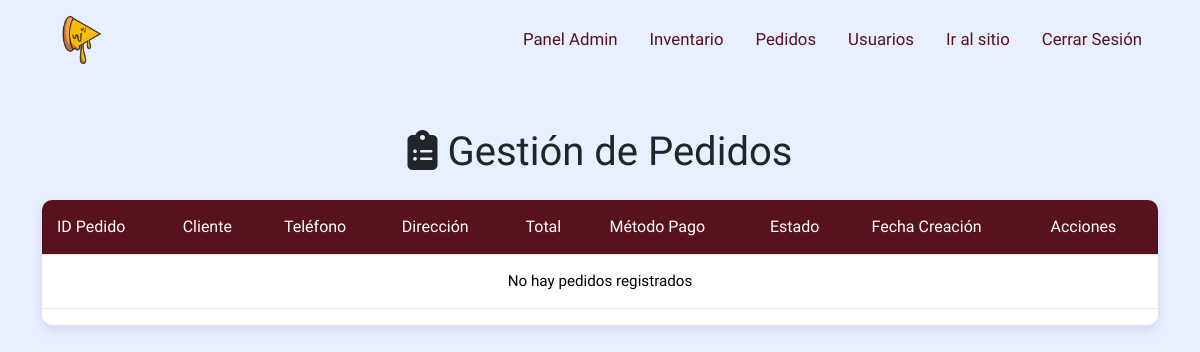
Page /pedidos.php (signed in) on the earlier database version.
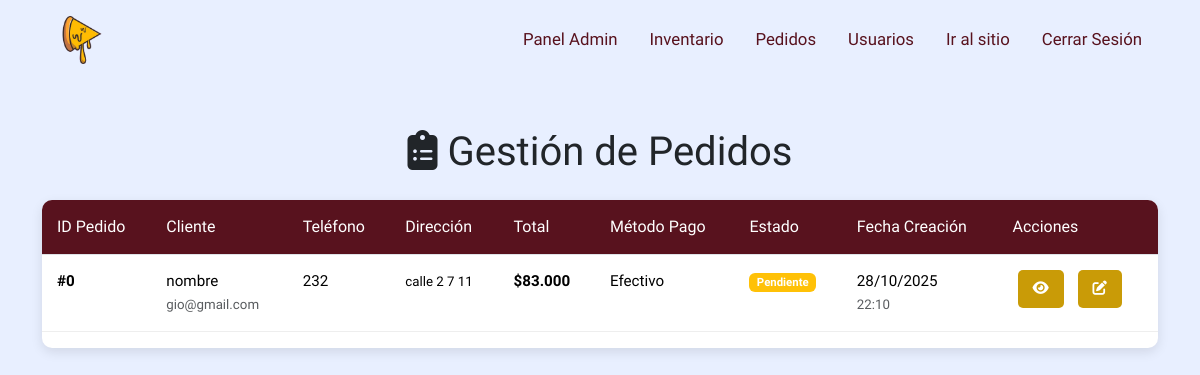
Same page on the later database version.
### tables this page shows
CREATE TABLE `pedidos` (
  `id_pedido` int(11) NOT NULL,
  `id_user` int(11) NOT NULL,
  `nombre_cliente` varchar(100) NOT NULL,
  `telefono_cliente` varchar(20) NOT NULL,
  `direccion_entrega` varchar(255) NOT NULL,
  `total` decimal(10,2) NOT NULL,
  `estado_pedido` enum('Pendiente','En Preparacion','En Camino','Entregado','Cancelado') DEFAULT 'Pendiente',
  `metodo_pago` varchar(50) DEFAULT 'Efectivo',
  `estado_pago` enum('Pendiente','Procesando','Completado','Fallido') DEFAULT 'Pendiente',
  `transaccion_pago` varchar(255) DEFAULT NULL,
  `fecha_creacion` timestamp NOT NULL DEFAULT current_timestamp(),
  `fecha_entrega` timestamp NULL DEFAULT NULL
);

CREATE TABLE `usuarios` (
  `id_user` int(11) NOT NULL,
  `nombre_usuario` varchar(100) NOT NULL,
  `apellido_usuario` varchar(100) NOT NULL,
  `email` varchar(50) NOT NULL,
  `contrasena` varchar(100) NOT NULL,
  `rol` int(11) DEFAULT NULL,
  `telefono` varchar(20) NOT NULL,
  `direccion` varchar(100) NOT NULL,
  `fecha_registro` timestamp NOT NULL DEFAULT current_timestamp()
);

### pedidos.php (the view, shortened to what the changed rows need)
<?php
include('libs.php');
$mysqli = bd_conection();
$sql_pedidos = "SELECT p.*, u.nombre_usuario, u.apellido_usuario, u.email
                FROM pedidos p
                INNER JOIN usuarios u ON p.id_user = u.id_user
                ORDER BY p.fecha_creacion DESC";
$result_pedidos = $mysqli->query($sql_pedidos);
?>
<!DOCTYPE html>
<html lang="es">
<head>
    <link href="https://cdn.jsdelivr.net/npm/bootstrap@5.3.8/dist/css/bootstrap.min.css" rel="stylesheet">
    <link rel="stylesheet" href="assets/css/styles.css">
</head>
<body>
    <div class="container my-5">
        <div class="row">
            <div class="col-12">
                <h1 class="text-center mb-4"><i class="fa-solid fa-clipboard-list"></i> Gestión de Pedidos</h1>
                <div class="table-inventory">
                    <table class="table">
                        <thead>
                            <tr>
                                <th>ID Pedido</th>
                                <th>Cliente</th>
                                <th>Teléfono</th>
                                <th>Dirección</th>
                                <th>Total</th>
                                <th>Método Pago</th>
                                <th>Estado</th>
                                <th>Fecha Creación</th>
                                <th>Acciones</th>
                            </tr>
                        </thead>
                        <tbody>
                            <?php if ($result_pedidos && $result_pedidos->num_rows > 0): ?>
                                <?php while ($pedido = $result_pedidos->fetch_assoc()): ?>
                                <tr>
                                    <td><strong>#<?php echo $pedido['id_pedido']; ?></strong></td>
                                    <td>
                                        <?php echo htmlspecialchars($pedido['nombre_cliente']); ?><br>
                                        <small class="text-muted"><?php echo htmlspecialchars($pedido['email']); ?></small>
                                    </td>
                                    <td><?php echo htmlspecialchars($pedido['telefono_cliente']); ?></td>
                                    <td><small><?php echo htmlspecialchars($pedido['direccion_entrega']); ?></small></td>
                                    <td><strong>$<?php echo number_format($pedido['total'], 0, ',', '.'); ?></strong></td>
                                    <td><?php echo htmlspecialchars($pedido['metodo_pago']); ?></td>
                                    <td>
                                        <?php
                                        $badge_class = '';
                                        switch($pedido['estado_pedido']) {
                                            case 'Pendiente': $badge_class = 'bg-warning'; break;
                                        }
                                        ?>
                                        <span class="badge <?php echo $badge_class; ?>">
                                            <?php echo htmlspecialchars($pedido['estado_pedido']); ?>
                                        </span>
                                    </td>
                                    <td>
                                        <?php echo date('d/m/Y', strtotime($pedido['fecha_creacion'])); ?><br>
                                        <small class="text-muted"><?php echo date('H:i', strtotime($pedido['fecha_creacion'])); ?></small>
                                    </td>
                                    <td>
                                        <button class="btn-action btn-edit" onclick="verDetalle(<?php echo $pedido['id_pedido']; ?>)">
                                            <i class="fa-solid fa-eye"></i>
                                        </button>
                                        <button class="btn-action btn-edit" onclick="cambiarEstado(<?php echo $pedido['id_pedido']; ?>, '<?php echo $pedido['estado_pedido']; ?>')">
                                            <i class="fa-solid fa-edit"></i>
                                        </button>
                                    </td>
                                </tr>
                                <?php endwhile; ?>
                            <?php else: ?>
                                <tr><td colspan="9" class="text-center">No hay pedidos registrados</td></tr>
                            <?php endif; ?>
                        </tbody>
                    </table>
                </div>
            </div>
        </div>
    </div>
</body>
</html>

Differences in the rows shown:
added pedidos: id_pedido "0", nombre_cliente "nombre", id_user.email "gio@gmail.com", telefono_cliente "232", direccion_entrega "calle 2 7 11", total "83.000", metodo_pago "Efectivo", estado_pedido "Pendiente", fecha_creacion "28/10/2025", fecha_creacion "22:10"
Other differences:
text no longer shown: "No hay pedidos registrados"
